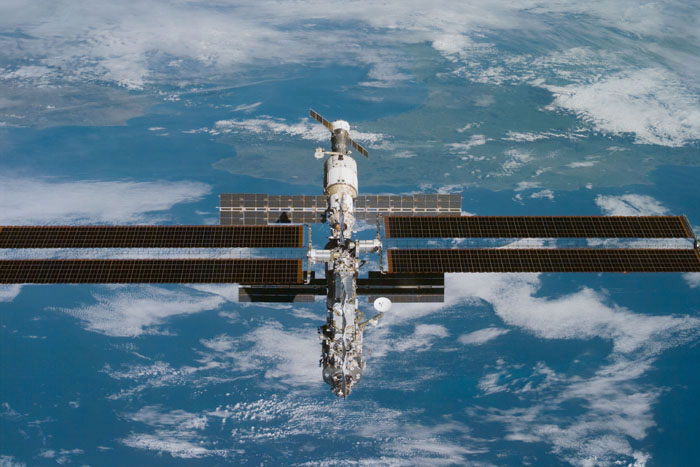
#> input picture images/iss.jpg, 700 x 467 px
$ python mzi_edge_detection.py
#> lines starting #> are read from the running program, lines starting #| are printed output that depends on the picture; long printed decimals are rounded
import sys
from pathlib import Path

import numpy as np
import matplotlib.pyplot as plt
from scipy.fft import fft, ifft, fftfreq, fftshift
from PIL import Image

# np.trapz was renamed np.trapezoid in numpy 2.0, this works with both versions
trapezoid = np.trapezoid if hasattr(np, "trapezoid") else np.trapz


# =============================================================================
# TOGGLES
# =============================================================================

is_image_plot = True # to show the final image with highlighted edges
is_control_plots = False # to show the control plots for a row (or column, see last lines of this code)
is_compensated = True # to compensate the circuit with thermal phase shifters
is_ideal = False # to remove all the non idealities

nonideal = 0 if is_ideal else 1 # factor that multiplies the tolerances (0 in the ideal case)


# =============================================================================
# PHYSICAL PARAMETERS
# =============================================================================

c = 3e8 # vacuum light velocity

K_th = 1.86e-4 # thermo-optic coefficient

# refractive index
n_eff_id = 2.2
dn_eff_dw = 3e-3 # variation on n_eff due to width change
dn_eff_dh = 4.2e-3 # variation on n_eff due to height change
# fabrication error on n_eff due to tolerances in thickness and width of waveguides
# without compensation this value leaves the nearest zero about 9 GHz from the carrier, see README
dn_eff_err = 0.01194
dn_eff_wh = dn_eff_err*nonideal
n_eff = n_eff_id + dn_eff_wh

# carrier frequency
f_c_id = 1.93e14
df_c = 1e8*nonideal # tolerance
f_c = f_c_id + df_c

f_s = 1e11 # sampling frequency


# =============================================================================
# MZI
# =============================================================================

dDL = 1e-8*nonideal # tolerance of the path unbalance between the two arms of the MZI

dm_id = 1 # target of dm
m = 180 # order of the minimum of the TF

if dn_eff_wh <= 0: # the target minimum changes side with negative tolerance (with no error the m-th minimum is already aligned)
    dm_id = 0

DL_id = m * c / (n_eff_id * f_c_id) # we choose DL through m to align the real notch to the ideal one
DL = DL_id + dDL

FSR = c / (n_eff * DL)

Dm_n_uncomp = m*dn_eff_wh/n_eff_id # misalignment of the notches due only to dn (expressed in dm)
df = np.abs(f_c - m*FSR) # misalignment of the notches (expressed in frequency)
Dm_uncomp = df/FSR # misalignment of the notches (expressed in dm)

# ----------------
# COMPENSATION (only for tolerances on n_eff and DL, not on f_c)
# ----------------

# calculation of the dT needed to compensate at the target dm
dT = (dm_id * c * n_eff_id - m * c * dn_eff_wh - dDL * f_c_id * (n_eff_id + dn_eff_wh) * n_eff_id) / (m * c * K_th + n_eff_id * dDL * f_c_id * K_th)

if not is_compensated:
    dT = 0

dn_eff_T = K_th * dT
dn_eff = dn_eff_wh + dn_eff_T
n_eff += dn_eff_T

Dm_comp = (m*c*dn_eff+dDL*f_c*n_eff*n_eff_id)/(c*n_eff_id) # compensated dm (should be dm_id)

# for the TF
DphiL_id = lambda f: (2 * np.pi * f / c) * n_eff_id * DL_id
DphiL = lambda f: (2 * np.pi * f / c) * n_eff * DL

FSR = c / (n_eff * DL)

# detuning of the zero closest to the carrier (the zeros of the TF are at the integer multiples of FSR):
# after compensation it is the target zero (m + dm_id), without compensation it can be the (m-1)-th,
# the m-th or the (m+1)-th zero, depending on the sign and size of the error
df = np.abs(f_c - np.round(f_c / FSR) * FSR)


# =============================================================================
# IMAGE LOADING
# =============================================================================

# the image can be passed as command line argument, otherwise the default one in the images folder is used
default_image_path = Path(__file__).resolve().parent.parent / "images" / "iss.jpg"
image_path = sys.argv[1] if len(sys.argv) > 1 else default_image_path

image = Image.open(image_path)
#> image is the input picture: PIL image 700x467 RGB; mean R, G, B 88.4, 116.5, 134.2

# conversion of gray scale or palette images to RGB, so that the red color can be applied to the edges
if image.mode not in ("RGB", "RGBA"):
    image = image.convert("RGB")

original_image = np.array(image, dtype=float) / 255.0

img_array = np.array(
    image.convert("L"),
    dtype=float
) / 255.0  # conversion in gray tones
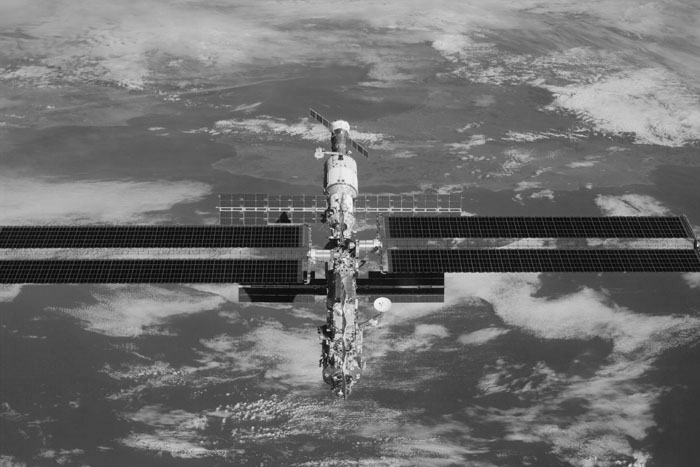
#> img_array: shape (467, 700) float64; min 0.00784, max 0.973, mean 0.432

# adaptation of png format or jpg (transparency channel needed in the former case)
if image.mode == 'RGBA':
    red_color = np.array([1.0, 0.0, 0.0, 1.0])  # RGBA for .png
else:
    red_color = np.array([1.0, 0.0, 0.0]) # for .jpg


# =============================================================================
# BANDWIDTH ESTIMATION
# =============================================================================

# width of the band around the peak of the spectrum in which the amplitude stays above fraction times the peak
# (the band ends at the first frequency, on each side, at which the amplitude falls below this threshold)
def bandwidth_threshold(f, Y, fraction=1/100):

    Y = np.asarray(Y)
    f = np.asarray(f)

    # only positive frequencies (f is usually the absolute frequency f_rel + f_c, so all the points are kept)
    Y = Y[f>0]
    f = f[f>0]

    i0 = np.argmax(Y)

    threshold = fraction * Y[i0]

    # ----------------
    # left side
    # ----------------

    i = i0
    while i > 0 and Y[i] >= threshold:
        i -= 1

    if i == 0:
        f_left = f[0]
    else:
        # linear interpolation
        alpha = (threshold - Y[i]) / (Y[i+1] - Y[i])
        f_left = f[i] + alpha * (f[i+1]-f[i])

    # ----------------
    # right side
    # ----------------

    i = i0
    while i < len(Y)-1 and Y[i] >= threshold:
        i += 1

    if i == len(Y)-1:
        f_right = f[-1]
    else:
        alpha = (threshold - Y[i]) / (Y[i-1]-Y[i])
        f_right = f[i] + alpha * (f[i-1]-f[i])

    BW = f_right - f_left

    return BW


# =============================================================================
# DERIVATIVE CALCULATION
# =============================================================================

def compute_derivative(img_array, are_rows=True): # are_rows is False for the columns (transposed image)

#> called with are_rows = True
    dim_row = img_array.shape[0]
#> dim_row = 467
    dim_col = img_array.shape[1]
#> dim_col = 700

    # ----------------
    # Temporal domain
    # ----------------

    T = dim_col / f_s # total time of the waveform to differentiate
#> T = 7e-09

    dt = T / (dim_col - 1)
#> dt = 1e-11
    t = np.arange(dim_col) * dt
#> t = 700 values from 0 to 7e-09

    # ----------------
    # Frequency domain
    # ----------------

    f_rel = fftfreq(dim_col, d=dt)
    f = f_rel + f_c

    # ideal differentiator
    H_id = 1j * DphiL_id(f_rel) / 2

    # MZI TF
    H = (1j * np.exp(-1j * DphiL(f) / 2) * np.sin(DphiL(f) / 2))


    matrix_der = np.zeros(img_array.shape) # matrix for the derivative at each pixel

    # ----------------
    # DOB (device operation bandwidth)
    # ----------------

    # it's the width of the band around the carrier in which the deviation of the ideal MZI from the ideal differentiator is within a certain tolerance

    f_id = f - df_c # it is defined for ideal f

    selection = (f_id > f_id[1]) # only positive frequencies and not the first ones (too close to 0)

    H_MZI_id = (1j * np.exp(-1j * DphiL_id(f_id) / 2) * np.sin(DphiL_id(f_id) / 2)) # it is defined for ideal f

    deviation = np.abs(np.abs(H_MZI_id[selection]) - np.abs(H_id[selection])) / np.abs(H_id[selection])
#> deviation = 348 values from 1.16e-07 to 0.00354

    tol_DOB = 0.01

    try:
        DOB = 2 * (f_id[selection][np.where(deviation <= tol_DOB)][-1] - f_c + df_c) # maximum frequency at which the deviation is smaller than the tolerance
#> DOB = 9.96e+10
    except IndexError: # in case it doesn't find it, the DOB is smaller than the frequency resolution
        DOB = 2 * (f_id[selection][0] - f_c + df_c) # upper bound
        print("Warning: DOB smaller than the frequency resolution, the value used is an upper bound")

    # ----------------
    # Some parameters
    # ----------------
    BWs = [] # it'll contain the bandwidth of the signal for each row
    ADs = [] # it'll contain the average deviation in the temporal output for each row

    # Quality factor
    Q = f_c/DOB


    # --------------------------------
    # Row elaboration
    # --------------------------------

    for i_row in range(dim_row):

        # the input waveform is the serialized stream of a row
        E_in = img_array[i_row] / np.sqrt(2) # half power since the carrier will create two copies (positive and negative side of the frequency axis)

        # ----------------
        # Fourier transform
        # ----------------

        E_in_fft = fft(E_in)
        E_out_fft = H * E_in_fft
        E_out = ifft(E_out_fft)

        E_in_der = ifft(1j * 2 * np.pi * f_rel * E_in_fft) # ideal derivative
        I_id = np.abs(E_in_der) ** 2

        I = np.abs(E_out) ** 2
        I_fft = fft(I)

        # ----------------
        # Maximum bandwidth and average deviations
        # ----------------

        BW_signal = bandwidth_threshold(fftshift(f), fftshift(np.abs(E_in_fft))) # both shifted, so that the peak is at the center of the axis
        BWs.append(BW_signal)

        # in a uniform row there are no edges, so the ideal derivative is zero and the average deviation is not defined
        is_uniform_row = np.ptp(E_in) == 0

        if not is_uniform_row:
            I_norm = I / np.max(I)
            I_id_norm = I_id / np.max(I_id)
            ADs.append(trapezoid(np.abs(I_norm - I_id_norm), x=t)/T) # calculation of the average deviation on the whole row

        # ----------------
        # Derivative
        # ----------------

        matrix_der[i_row] = I # for each pixel of the row the derivative is I_out = |E_out|^2

        # removing the edges of the images since at the starting and ending of the waveform the amplitude goes from 0 to x, so it sees an high derivative
        matrix_der[i_row, 0:3] = 0
        matrix_der[i_row, dim_col-3:dim_col] = 0

        # ----------------
        # Control plots
        # ----------------

        if is_control_plots and i_row == 1 and are_rows and not is_uniform_row: # change here which row to control

            E_in_fft = fftshift(E_in_fft)
            E_out_fft = fftshift(E_out_fft)

            fig, axs = plt.subplots(2, 2, figsize=(12, 8))

            # Temporal input
            axs[0, 0].plot(t, E_in,
                           label='$E_\\mathrm{in}$', color='b')
            axs[0, 0].set_xlabel('$t$ [s]')
            axs[0, 0].set_ylabel('$E_\\mathrm{in}$')
            axs[0, 0].set_xlim(0, T)
            axs[0, 0].legend(fontsize=13)
            axs[0, 0].grid()
            axs[0, 0].set_title("Temporal input")

            # Temporal output
            axs[0, 1].plot(t, I_norm,
                           label='$I_\\mathrm{out}$', color='b')
            axs[0, 1].plot(t, I_id_norm,
                           label='$I_{out, id}$', color='g')
            axs[0, 1].plot(t, np.abs(I_norm - I_id_norm),
                           label='$|I_\\mathrm{out} - I_{out, id}|$', color='k')
            axs[0, 1].set_xlabel('$t$ [s]')
            axs[0, 1].set_ylabel('$I_{norm}$')
            axs[0, 1].set_xlim(0, T)
            axs[0, 1].set_ylim(-1, 3)
            axs[0, 1].legend(fontsize=13)
            axs[0, 1].grid()
            axs[0, 1].set_title("Temporal output")

            # Input FFT
            plot_E_in_fft, = axs[1, 0].plot(fftshift(f), np.abs(E_in_fft), label="$|\\mathcal{F}\\{E_{in}(t)\\}|$", color='b')

            plot_H, = axs[1, 0].plot(fftshift(f), np.abs(fftshift(H)) * max(np.abs(E_in_fft)) / max(np.abs(H)),
                label="$|H(f)|$", color='r')

            plot_H_id, = axs[1, 0].plot(fftshift(f), np.abs(fftshift(H_id)) * max(np.abs(E_in_fft)) / max(np.abs(H)),
                label="$|H_{id}(f)|$", color='g')

            axs[1, 0].axvline(DOB/2+f_c, color='k', linestyle='-.', linewidth=1)
            line_DOB = axs[1, 0].axvline(-DOB/2+f_c, color='k', linestyle='-.', linewidth=1, label=f'DOB')

            axs[1, 0].set_xlabel('$f$ [Hz]')
            axs[1, 0].set_ylabel('Amplitude')
            axs[1, 0].set_xlim(f_c - f_s/10, f_c + f_s/10)
            axs[1, 0].set_ylim(-1, 1 + max(np.abs(E_in_fft)))

            axs[1, 0].axvline(f_c - BW_signal/2, color='cornflowerblue', linestyle='--', linewidth=2,)
            axs[1, 0].axvline(f_c + BW_signal/2,  color='cornflowerblue', linestyle='--', linewidth=2)
            area_BW_signal = axs[1, 0].axvspan(f_c - BW_signal/2, f_c + BW_signal/2, color='cornflowerblue', alpha=0.15, label='ISB')


            axs[1, 0].legend(handles=[plot_E_in_fft, plot_H, plot_H_id, line_DOB, area_BW_signal], fontsize=13)

            axs[1, 0].grid()
            axs[1, 0].set_title("Input amplitude spectrum")

            # Output FFT
            I_id_fft = fft(I_id)

            axs[1, 1].plot(fftshift(f), np.abs(fftshift(I_fft) / max(np.abs(fftshift(I_fft)))),
                label="$|\\mathcal{F}\\{I_\\mathrm{out}(t)\\}|$", color='b')

            axs[1, 1].plot(fftshift(f), np.abs(fftshift(I_id_fft) / max(np.abs(fftshift(I_id_fft)))),
                label="$|\\mathcal{F}\\{I_{out, id}(t)\\}|$", color='g')

            axs[1, 1].set_xlabel('$f$ [Hz]')
            axs[1, 1].set_ylabel('Amplitude')
            axs[1, 1].set_xlim(f_c - f_s, f_c + f_s)
            axs[1, 1].legend(fontsize=13)
            axs[1, 1].grid()
            axs[1, 1].set_title("Output amplitude spectrum")

            plt.tight_layout()
            plt.show()
#> this loop made 467 passes
#> (threshold in bandwidth_threshold, alpha in bandwidth_threshold, BW_signal) on passes 4 to 6: (3.22, 0.748, 1.21e+09), (3.22, 0.518, 1.28e+09), (3.22, 0.434, 1.3e+09)
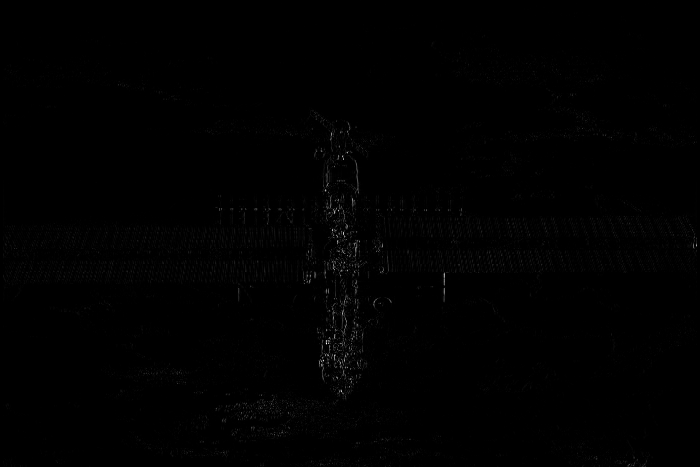
#> matrix_der: shape (467, 700) float64; min 0, max 0.000435, mean 2.02e-06; drawn with min black and max white

    # ----------------
    # Fidelity (overlap integral)
    # ----------------

    BW_max = np.max(BWs)
    f_rel_dense = np.linspace(-BW_max/2, BW_max/2, int(1e4))
    f_dense = f_rel_dense + f_c

    # redefined TFs on a denser axis to accurately evaluate the integral
    H_id_dense = 1j * DphiL_id(f_rel_dense) / 2
    H_MZI_dense = (1j * np.exp(-1j * DphiL(f_dense) / 2) * np.sin(DphiL(f_dense) / 2))

    overlap = trapezoid(np.conj(H_id_dense) * H_MZI_dense, x=f_dense)

    norm_H_id = trapezoid(np.abs(H_id_dense)**2, x=f_dense)

    norm_H = trapezoid(np.abs(H_MZI_dense)**2, x=f_dense)

    F = np.abs(overlap)**2/(norm_H_id * norm_H)

    # ----------------
    # Final threshold to highlight the edges
    # ----------------

    mu = np.mean(matrix_der)
    sigma = np.std(matrix_der)

    thresh = mu + 1.7 * sigma # adaptive technique based on the average and std of the specific image

    matrix_der = matrix_der > thresh
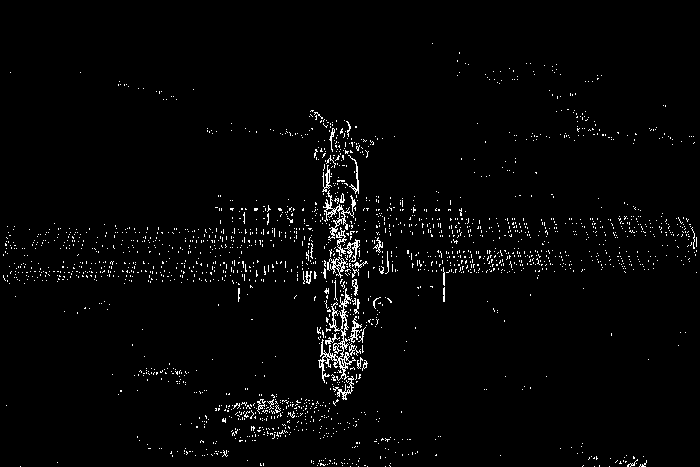
#> matrix_der: shape (467, 700) bool; 2.3% white in thin lines or dots

    # ----------------
    # Figures of merit
    # ----------------

    BW_max_to_detun_min = 20 # empirical minimum of BW_max/df, below it the signal sees the detuning of the notch

    BW_max_to_detun = 1e10
    BW_max_to_detun_check = "OK"
    if df_c != 0:
        BW_max_to_detun = BW_max/df
        if BW_max_to_detun < BW_max_to_detun_min:
            BW_max_to_detun_check = "f_s too low"

    DOB_util_max = BW_max/DOB
    DOB_util_max_check = "OK"
    if DOB_util_max > 1:
        DOB_util_max_check = "f_s too high"


    # -------------------------------------------------------------------------
    # Prints
    # -------------------------------------------------------------------------

    if are_rows:
        print("===== Circuit and input parameters ========")
        print(f"DL = {DL_id:.3g} + {dDL:.3g} m")
        print(f"f_c = {f_c_id:.3g} + {df_c:.3g} Hz")
        print(f"f_s = {f_s:.3g} Hz")
        print(f"FSR = {FSR:.3g} Hz")
        print(f"Dm uncompensated = {Dm_n_uncomp:.7g} + {Dm_uncomp - Dm_n_uncomp:.7g} = {Dm_uncomp:.7g}")
        print(f"Dm compensated ={Dm_uncomp:.7g} + {Dm_comp-Dm_uncomp:.7g} = {Dm_comp:.7g}")
        print(f"dT used to compensate = {dT:.3g} °C")
        print(f"BW_mean, BW_std = {np.mean(BWs):.3g} Hz, {np.std(BWs):.3g} Hz")
#| BW_mean, BW_std = 3.53e+09 Hz, 2.01e+09 Hz
        print(f"BW_min, BW_max = {np.min(BWs):.3g} Hz, {BW_max:.3g} Hz")
#| BW_min, BW_max = 2.85e+08 Hz, 1.62e+10 Hz

        print("\n===== Maximum errors ====================")
        print(f"Q = {Q:.3g}")
#| Q = 1.94e+03
        print(f"dDL = {DL_id/Q:.3g} m")
#| dDL = 6.56e-08 m
        print(f"dn_eff = {n_eff_id/Q:g}")
#| dn_eff = 0.001135
        print(f"Waveguide width (w = 450nm) = {n_eff_id/(Q*dn_eff_dw):.3g} nm")
#| Waveguide width (w = 450nm) = 0.378 nm
        print(f"Waveguide thickness (h = 220nm) = {n_eff_id/(Q*dn_eff_dh):.3g} nm")
#| Waveguide thickness (h = 220nm) = 0.27 nm
        print(f"Temperature dT ={n_eff_id/(K_th*Q):.3g} °C")
#| Temperature dT =6.1 °C

        print("\n===== Figures of merit ====================")
        print(f"BW_max/df = {BW_max_to_detun:.3g} -> {BW_max_to_detun_check}")
#| BW_max/df = 162 -> OK
        print(f"BW_max/DOB = {DOB_util_max:.3g} -> {DOB_util_max_check}")
#| BW_max/DOB = 0.163 -> OK
        print(f"df/FSR = {df/FSR:.3g}")
        print(f"df/DOB = {df/DOB:.3g}")
#| df/DOB = 0.001
        print(f"DOB = {DOB:.3g} Hz")
#| DOB = 9.96e+10 Hz

        print("\n===== Performance metrics ===================")
        print(f"F = {F:.3g}")
#| F = 0.999
        print(f"AD_mean, AD_std = {100*np.mean(ADs):.3g}%, {100*np.std(ADs):.3g}%")
#| AD_mean, AD_std = 0.297%, 0.21%
        print(f"AD_min, AD_max = {100*np.min(ADs):.3g}%, {100*np.max(ADs):.3g}%")
#| AD_min, AD_max = 0.0395%, 1.77%

    return matrix_der


# =============================================================================
# EXECUTION
# =============================================================================

# the image is processed twice, the second time being the image transposed, since only rows are processed
# (only when the file is run as a script, so that other scripts can import its parameters and functions)

if __name__ == "__main__":

    final_matrix = np.where(
        compute_derivative(img_array, are_rows=True)[..., None], # actual rows
        red_color,
        original_image
    ) # final_matrix is the original image in which the red color is applied using as mask the variable matrix_der
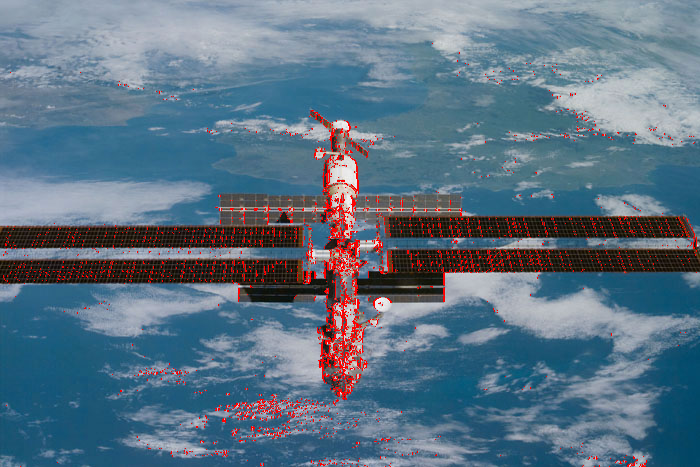
#> final_matrix: shape (467, 700, 3) float64; mean R, G, B 0.361, 0.448, 0.517

    final_matrix = np.where(
        compute_derivative(img_array.transpose(), are_rows=False).transpose()[..., None], # rows of the transposed image, so columns of the original image
        red_color,
        final_matrix
    ) # same, but with the image already colored in red for the rows, so we add the processing for the columns
#> call 2 of compute_derivative, with are_rows = False
#> in compute_derivative (call 2), `matrix_der = np.zeros(img_array.shape)`: matrix_der: shape (700, 467) float64; every value is 0
#> after the loop in compute_derivative (call 2), `for i_row in range(dim_row):`:
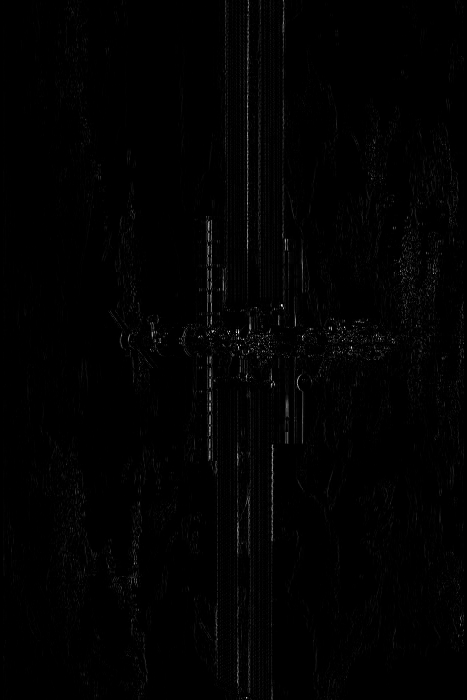
#> matrix_der: shape (700, 467) float64; min 0, max 0.000416, mean 3.78e-06; drawn with min black and max white
#> in compute_derivative (call 2), `matrix_der = matrix_der > thresh`:
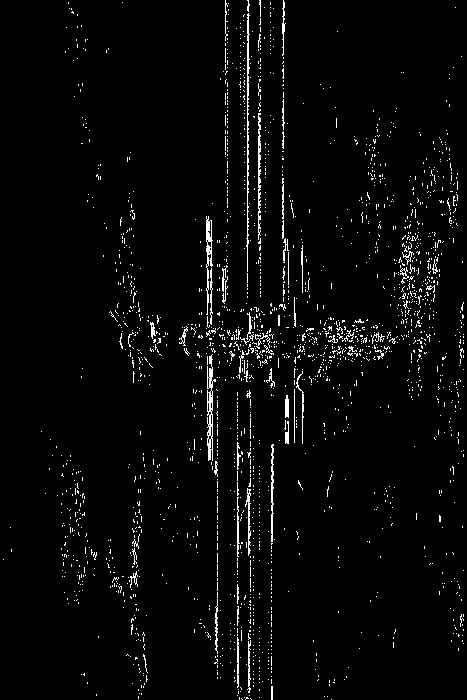
#> matrix_der: shape (700, 467) bool; 3.1% white in thin lines or dots
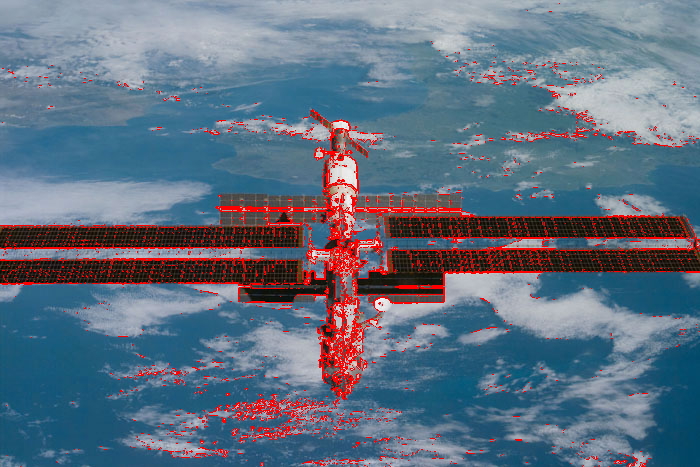
#> final_matrix: shape (467, 700, 3) float64; mean R, G, B 0.377, 0.436, 0.505


    if is_image_plot:
        plt.figure()
        plt.imshow(final_matrix)
        plt.axis('off')
        plt.show()
